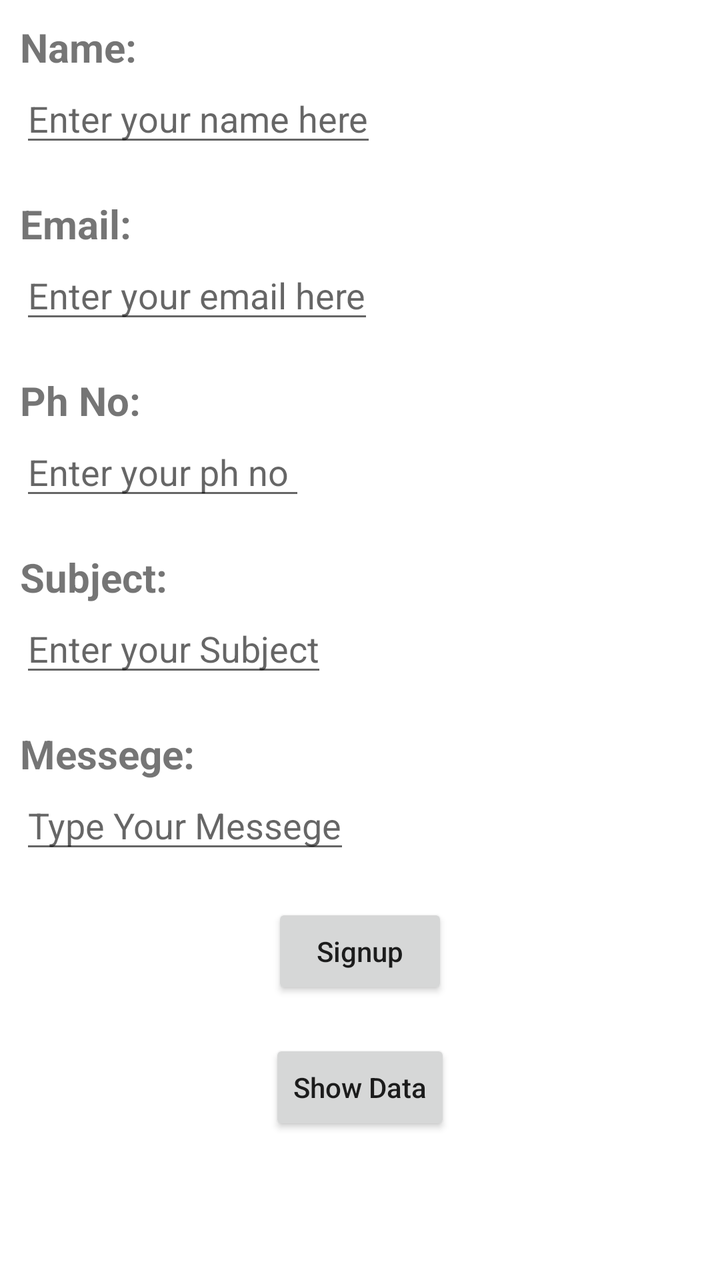
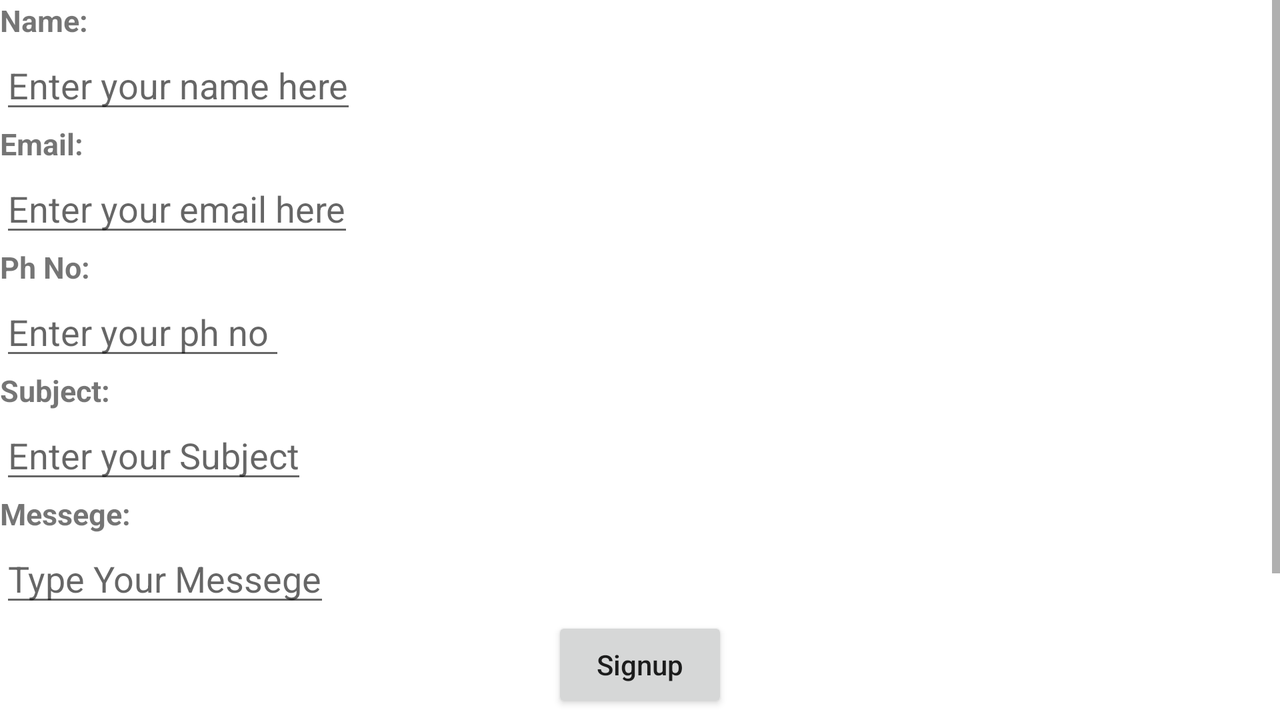

The same Android screen from two of the app's own layout files: first res/layout/ as a phone draws it, then the author's variant for another configuration, drawn on a device whose configuration selects that folder. Both files follow.
<!-- AndroidManifest.xml: application theme AppTheme -->
<!-- res/layout/activity_main.xml -->
<?xml version="1.0" encoding="utf-8"?>
<LinearLayout xmlns:android="http://schemas.android.com/apk/res/android"
    xmlns:app="http://schemas.android.com/apk/res-auto"
    xmlns:tools="http://schemas.android.com/tools"
    android:layout_width="match_parent"
    android:layout_height="match_parent"
    android:orientation="vertical"
    android:padding="10dp"
    tools:context=".MainActivity">

    <TextView
        android:layout_width="wrap_content"
        android:layout_height="wrap_content"
        android:text="Name:"
        android:textStyle="bold"
        android:textSize="20sp"/>
    <EditText
        android:layout_width="wrap_content"
        android:layout_height="wrap_content"
        android:id="@+id/name"
        android:lines="1"
        android:hint="Enter your name here"/>
    <TextView
        android:layout_width="wrap_content"
        android:layout_height="wrap_content"
        android:layout_marginTop="20dp"
        android:text="Email:"
        android:textStyle="bold"
        android:textSize="20sp"/>
    <EditText
        android:layout_width="wrap_content"
        android:layout_height="wrap_content"
        android:id="@+id/email"
        android:lines="1"
        android:hint="Enter your email here"/>
    <TextView
        android:layout_width="wrap_content"
        android:layout_height="wrap_content"
        android:layout_marginTop="20dp"
        android:text="Ph No:"
        android:textStyle="bold"
        android:textSize="20sp"/>
    <EditText
        android:layout_width="wrap_content"
        android:layout_height="wrap_content"
        android:id="@+id/phno"
        android:lines="1"
        android:hint="Enter your ph no "/>
    <TextView
        android:layout_width="wrap_content"
        android:layout_height="wrap_content"
        android:layout_marginTop="20dp"
        android:text="Subject:"
        android:textStyle="bold"
        android:textSize="20sp"/>
    <EditText
        android:layout_width="wrap_content"
        android:layout_height="wrap_content"
        android:id="@+id/subject"
        android:lines="1"
        android:hint="Enter your Subject"/>
    <TextView
        android:layout_width="wrap_content"
        android:layout_height="wrap_content"
        android:text="Messege:"
        android:layout_marginTop="20dp"
        android:textStyle="bold"
        android:textSize="20sp"/>
    <EditText
        android:layout_width="wrap_content"
        android:layout_height="wrap_content"
        android:id="@+id/messege"
        android:lines="1"
        android:hint="Type Your Messege"/>
    <Button
        android:layout_width="wrap_content"
        android:layout_height="wrap_content"
        android:id="@+id/hm"
        android:layout_marginTop="20dp"
        android:layout_gravity="center_vertical|center_horizontal"
        android:textAllCaps="false"
        android:text="Signup"/>
    <Button
        android:layout_width="wrap_content"
        android:layout_height="wrap_content"
        android:layout_marginTop="20dp"
        android:id="@+id/sd"
        android:textAllCaps="false"
        android:layout_gravity="center_vertical|center_horizontal"
        android:text="Show Data"/>
    <ProgressBar
        android:id="@+id/pb"
        android:layout_gravity="center"
        android:layout_width="wrap_content"
        android:layout_height="wrap_content"
        android:visibility="invisible"/>
</LinearLayout>
<!-- resources referenced by this layout -->
<resources>
  <style name="AppTheme" parent="Theme.MaterialComponents.Light">
          
          <item name="colorPrimary">@android:color/holo_purple</item>
          <item name="colorPrimaryDark">@android:color/holo_green_dark</item>
          <item name="colorAccent">@color/colorAccent</item>
      </style>
</resources>
<!-- res/layout-land/activity_main.xml (the author's variant of the layout above) -->
<!-- drawn on the phone turned sideways -->
<?xml version="1.0" encoding="utf-8"?>
<ScrollView xmlns:android="http://schemas.android.com/apk/res/android"
    xmlns:app="http://schemas.android.com/apk/res-auto"
    xmlns:tools="http://schemas.android.com/tools"
    android:layout_width="match_parent"
    android:layout_height="match_parent"
    android:orientation="vertical"
    tools:context=".MainActivity">

    <LinearLayout
        android:layout_width="match_parent"
        android:layout_height="match_parent"
        android:orientation="vertical">


        <TextView
            android:layout_width="wrap_content"
            android:layout_height="wrap_content"
            android:text="Name:"
            android:textStyle="bold"
            android:textSize="15sp"/>
        <EditText
            android:layout_width="wrap_content"
            android:layout_height="wrap_content"
            android:id="@+id/name"
            android:lines="1"
            android:hint="Enter your name here"/>
        <TextView
            android:layout_width="wrap_content"
            android:layout_height="wrap_content"
            android:text="Email:"
            android:textStyle="bold"
            android:textSize="15sp"/>
        <EditText
            android:layout_width="wrap_content"
            android:layout_height="wrap_content"
            android:id="@+id/email"
            android:lines="1"
            android:hint="Enter your email here"/>
        <TextView
            android:layout_width="wrap_content"
            android:layout_height="wrap_content"
            android:text="Ph No:"
            android:textStyle="bold"
            android:textSize="15sp"/>
        <EditText
            android:layout_width="wrap_content"
            android:layout_height="wrap_content"
            android:id="@+id/phno"
            android:lines="1"
            android:hint="Enter your ph no "/>
        <TextView
            android:layout_width="wrap_content"
            android:layout_height="wrap_content"
            android:text="Subject:"
            android:textStyle="bold"
            android:textSize="15sp"/>
        <EditText
            android:layout_width="wrap_content"
            android:layout_height="wrap_content"
            android:id="@+id/subject"
            android:lines="1"
            android:hint="Enter your Subject"/>
        <TextView
            android:layout_width="wrap_content"
            android:layout_height="wrap_content"
            android:text="Messege:"
            android:textStyle="bold"
            android:textSize="15sp"/>
        <EditText
            android:layout_width="wrap_content"
            android:layout_height="wrap_content"
            android:id="@+id/messege"
            android:lines="1"
            android:hint="Type Your Messege"/>
        <Button
            android:layout_width="wrap_content"
            android:layout_height="wrap_content"
            android:id="@+id/hm"
            android:layout_gravity="center_vertical|center_horizontal"
            android:textAllCaps="false"
            android:text="Signup"/>
        <Button
            android:layout_width="wrap_content"
            android:layout_height="wrap_content"
            android:id="@+id/sd"
            android:textAllCaps="false"
            android:layout_gravity="center_vertical|center_horizontal"
            android:text="Show Data"/>
        <ProgressBar
            android:id="@+id/pb"
            android:layout_gravity="center"
            android:layout_width="wrap_content"
            android:layout_height="wrap_content"
            android:visibility="invisible"/>

    </LinearLayout>

</ScrollView>
